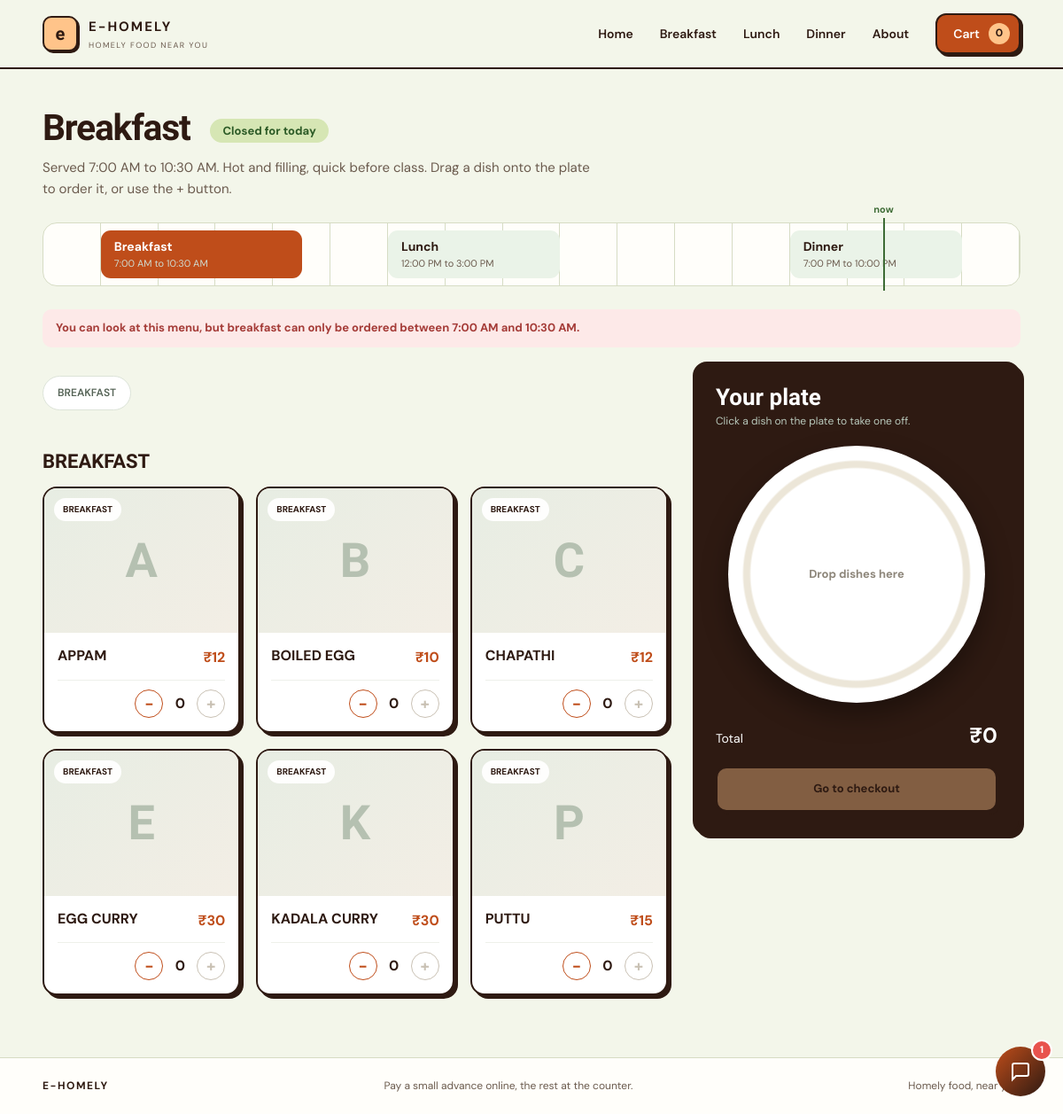
Screenshot of /menu/breakfast/ with the database file from the repository.
### orders/models.py (models this page shows, shortened)
class Dish(models.Model):
    name = models.CharField(max_length=100)
    category = models.CharField(max_length=50)
    price = models.DecimalField(max_digits=7, decimal_places=2)
    is_available = models.BooleanField(default=True)
    MEALS = [('breakfast', 'Breakfast'), ('lunch', 'Lunch'), ('dinner', 'Dinner')]
    meal = models.CharField(max_length=10, choices=MEALS, default='lunch')
    image = models.ImageField(upload_to='dishes/', blank=True)

### orders/views.py (the view)
# urls.py: path('menu/<slug:meal>/', views.meal_menu, name='meal_menu'),
def meal_menu(request, meal):
    if meal not in MEAL_INFO:
        raise Http404
    info = next(m for m in meal_list() if m['key'] == meal)
    dishes = Dish.objects.filter(meal=meal).order_by('category', 'name')
    state = meal_state(meal)
    return render_ui(request, 'menu.html', {
        'dishes': dishes,
        'meal': info,
        'meals': meal_list(),
        'accepting': SiteSetting.load().accepting_orders,
        'serving': state == 'open',
        'state_label': {
            'open': 'Serving now',
            'later': 'Starts later today',
            'closed': 'Closed for today',
        }[state],
    })

### orders/models.py (called while the page is built)
    @classmethod
    def load(cls):
        obj, _ = cls.objects.get_or_create(pk=1)
        return obj

### orders/ui.py (called while the page is built)
def is_desktop(request):
    ui = request.COOKIES.get('ui')
    if ui in ('desktop', 'phone'):
        return ui == 'desktop'
    ua = request.META.get('HTTP_USER_AGENT', '').lower()
    return not any(w in ua for w in PHONE_WORDS)

def render_ui(request, name, context=None):
    desktop = is_desktop(request)
    names = [f'orders/{name}']
    if desktop:
        names.insert(0, f'orders/desktop/{name}')
    ctx = dict(context or {}, is_desktop=desktop, ui_check=True)
    return render(request, names, ctx)

### orders/views.py (called while the page is built)
def nice_time(hhmm):
    return datetime.strptime(hhmm, '%H:%M').strftime('%I:%M %p').lstrip('0')

def meal_list():
    return [
        {**info, 'key': key,
         'start_label': nice_time(info['start']),
         'end_label': nice_time(info['end'])}
        for key, info in MEAL_INFO.items()
    ]

def to_minutes(hhmm):
    h, m = hhmm.split(':')
    return int(h) * 60 + int(m)

def meal_state(key):
    now = timezone.localtime()
    cur = now.hour * 60 + now.minute
    info = MEAL_INFO[key]
    if to_minutes(info['start']) <= cur < to_minutes(info['end']):
        return 'open'
    return 'later' if cur < to_minutes(info['start']) else 'closed'

### orders/templates/orders/desktop/menu.html (shortened to what this page needs)
{% extends 'orders/desktop/base.html' %}
{% block content %}
{% url 'checkout' as checkout_url %}
{% url 'stock_json' as stock_url %}
{% regroup dishes by category as groups %}
<div class="wrap">
  <section class="page-head">
    <h1>{{ meal.label }} <span class="state-badge">{{ state_label }}</span></h1>
    <p>Served {{ meal.start_label }} to {{ meal.end_label }}. {{ meal.blurb }} Drag a dish onto the plate to order it, or use the + button.</p>
    <div class="dial" id="dial">
      {% for m in meals %}<a class="seg{% if m.key == meal.key %} on{% endif %}" data-s="{{ m.start }}" data-e="{{ m.end }}" href="{% url 'meal_menu' m.key %}"><b>{{ m.label }}</b><small>{{ m.start_label }} to {{ m.end_label }}</small></a>{% endfor %}
    </div>
  </section>
  {% if not accepting %}
    <p class="closed-note">We are not taking pre-orders right now. Please check back soon.</p>
  {% elif not serving %}
    <p class="closed-note">You can look at this menu, but {{ meal.label|lower }} can only be ordered between {{ meal.start_label }} and {{ meal.end_label }}.</p>
  {% endif %}
  <div class="shop">
    <div>
      <nav class="chips" aria-label="Menu categories">
        {% for g in groups %}<a href="#cat-{{ forloop.counter }}">{{ g.grouper }}</a>{% endfor %}
      </nav>
      {% for g in groups %}
        <h2 class="cat-title" id="cat-{{ forloop.counter }}">{{ g.grouper }}</h2>
        <div class="dgrid">
        {% for d in g.list %}
          <article class="dcard{% if not d.is_available %} soldout{% endif %}" data-row="{{ d.id }}" data-name="{{ d.name }}" data-price="{{ d.price|stringformat:'s' }}"
                   draggable="{% if d.is_available and serving and accepting %}true{% else %}false{% endif %}">
            <div class="dphoto">
              {% if d.image %}<img src="{{ d.image.url }}" alt="" loading="lazy" draggable="false">{% else %}<span class="ph">{{ d.name|slice:':1' }}</span>{% endif %}
              <span class="dcat">{{ d.category }}</span><span class="grab">Drag to plate</span>
            </div>
            <div class="dinfo">
              <div class="drow"><h3>{{ d.name }}</h3><span class="dprice">&#8377;{{ d.price|floatformat:'-2' }}</span></div>
              <div class="dfoot">
                <div class="qty" style="margin-left:auto">
                  <button type="button" data-id="{{ d.id }}" data-delta="-1" aria-label="Remove one {{ d.name }}" {% if not d.is_available %}disabled{% endif %}>-</button>
                  <span data-q="{{ d.id }}">0</span>
                  <button type="button" data-id="{{ d.id }}" data-delta="1" aria-label="Add one {{ d.name }}" {% if not d.is_available or not serving or not accepting %}disabled{% endif %}>+</button>
                </div>
              </div>
            </div>
          </article>
        {% endfor %}
        </div>
      {% empty %}
        <p class="empty">No {{ meal.label|lower }} dishes yet. Please check back soon.</p>
      {% endfor %}
    </div>
    <aside class="tray" id="tray">
      <h2>Your plate</h2>
      <p class="fine">Click a dish on the plate to take one off.</p>
      <div class="plate" id="plate"><div class="hint" id="hint">Drop dishes here</div></div>
      <div class="sum"><span>Total</span><b id="total">&#8377;0</b></div>
      <a class="btn off" id="go" href="{{ checkout_url }}">Go to checkout</a>
    </aside>
  </div>
</div>
{% endblock %}

### orders/templates/orders/desktop/base.html (shortened to what this page needs)
{% load static %}<!DOCTYPE html>
<html lang="en">
<head>
  <link rel="stylesheet" href="{% static 'orders/desktop.css' %}">
  <link rel="stylesheet" href="{% static 'orders/chatbot.css' %}">
  <link rel="stylesheet" href="{% static 'orders/theme.css' %}">
</head>
<body class="desktop {% block bodyclass %}{% endblock %}">
  <header class="topnav">
    <div class="wrap">
      <a class="brand" href="{% url 'menu' %}">
        <span class="brand-mark">e</span>
        <span><strong>E-HOMELY</strong><small>HOMELY FOOD NEAR YOU</small></span>
      </a>
      <nav class="nav-links">
        <a href="{% url 'menu' %}">Home</a>
        <a href="{% url 'meal_menu' 'breakfast' %}">Breakfast</a>
        <a href="{% url 'meal_menu' 'lunch' %}">Lunch</a>
        <a href="{% url 'meal_menu' 'dinner' %}">Dinner</a>
        <a href="{% url 'menu' %}#about">About</a>
        <a class="pill" id="cartpill" href="{% url 'checkout' %}"><span id="pilllabel">Cart</span> <b data-cart-count>0</b></a>
      </nav>
    </div>
  </header>
  <main class="page">{% block content %}{% endblock %}</main>
  <footer class="foot">
    <div class="wrap">
      <a class="fb" href="{% url 'menu' %}">E-HOMELY</a>
      <span>Pay a small advance online, the rest at the counter.</span>
      <span>Homely food, near you.</span>
    </div>
  </footer>
</body>
</html>

### orders/static/orders/theme.css (style rules this page uses)
:root { --ink:#2e1a12; --spice:#bf4d1a; --leafg:#3d6b35; --fresh:#d6e6b4; --apricot:#ffc48a; --sage:#e3ead2; --mist:#f3f6ea; --mist-rgb:243,246,234; --ink-rgb:46,26,18; --leaf:var(--spice); --leaf-deep:var(--ink); --clay:var(--leafg); --haldi:var(--apricot); --chilli:#c0392b; --paper:#fffefa; --tint:var(--sage); --muted:#6b5b4e; --line:#d6dcc4; --display:'Unbounded','DM Sans',system-ui,sans-serif; --body:'DM Sans',system-ui,sans-serif; --cream:var(--mist); --green:var(--spice); --green-dark:var(--ink); --orange:var(--leafg); --brown:var(--ink); --pop:4px 4px 0 var(--ink); --shadow:var(--pop); }
body { font-family:var(--body) }
h1 { font-size:clamp(26px,7vw,48px);letter-spacing:-.04em;line-height:1.1 }
h2 { font-size:22px }
body.desktop h1,body.desktop h2,body.desktop h3,body.desktop .ph,body.desktop .t-no,body.desktop .coin { font-family:var(--display) }
body.desktop .drow h3,body.desktop .dpanel h2 { font-family:var(--body) }
body.desktop .page-head h1,body.desktop .token-intro h1 { font-size:clamp(30px,3.4vw,46px);letter-spacing:-.03em }
body.desktop .cat-title { font-size:22px }
.brand { font-size:17px }
.logo,.brand-mark { display:grid;place-items:center;width:40px;height:40px;border:2px solid var(--ink);border-radius:10px; background:var(--apricot);color:var(--ink);box-shadow:2px 2px 0 var(--ink);font:800 20px var(--display);font-style:normal }
.site-header,.topnav { background:rgba(var(--mist-rgb),.94);border-bottom:2px solid var(--ink) }
.nav a.pill,.pill { border:2px solid var(--ink);border-radius:12px;background:var(--spice);box-shadow:3px 3px 0 var(--ink) }
.pill b { background:var(--apricot);color:var(--ink) }
.panel,.nowbox,.mealcard,.dpanel,.panel-card,.contact-card,.step-card,.token-card,.tray,.dcard,.dc,.note-box { border:2px solid var(--ink);border-radius:16px;box-shadow:var(--pop) }
.state.open,.state-badge,.t-tag,.step.done span { background:var(--fresh);color:#2c5a26 }
button,.btn { border:2px solid var(--ink);border-radius:12px;box-shadow:3px 3px 0 var(--ink);font-weight:700 }
.qty button,.ln .st button,.ln .s button,.coin,.chat-close,.chat-send,.chat-toggle,.suggestion-btn,.dock .open,.menu-toggle,.step button { box-shadow:none }
.hero .btn,.cartbar .btn,.dock .btn,.contact-card .btn,.tray .btn { background:var(--apricot);color:var(--ink) }

### orders/templates/orders/desktop/menu.html (style rules this page uses)
.dial { position:relative;height:72px;margin:26px 0 8px;border-radius:16px;background:var(--paper);border:1px solid var(--line); background-image:repeating-linear-gradient(90deg,transparent 0 calc(100%/17 - 1px),var(--line) 0 calc(100%/17)) }
.seg { position:absolute;top:8px;bottom:8px;display:flex;flex-direction:column;justify-content:center;padding:4px 14px;border-radius:11px; background:#eaf3e8;color:var(--green-dark);border:1.5px solid transparent;overflow:hidden;white-space:nowrap;transition:.2s }
.seg b { font-size:14px }
.seg small { font-size:11px;color:var(--muted) }
.seg.on { background:var(--green);color:#fff }
.seg.on small { color:#cfdbd0 }
.shop { display:grid;grid-template-columns:minmax(0,1fr) 370px;gap:28px;align-items:start;padding-bottom:70px }
.shop .dgrid { grid-template-columns:repeat(3,minmax(0,1fr)) }
.shop .chips { top:var(--nav) }
.tray { position:sticky;top:calc(var(--nav) + 20px);padding:24px;border-radius:24px;background:var(--green-dark);color:#fff;box-shadow:var(--shadow);transition:box-shadow .2s }
.tray h2 { font-size:26px;color:#fff }
.tray .fine { font-size:12px;color:#b9c9bc;margin-top:4px }
.plate { position:relative;width:min(100%,290px);aspect-ratio:1;margin:18px auto;border-radius:50%; background:radial-gradient(circle,#fff 0 58%,#ece6d8 59% 62%,#fff 63% 86%,#e1dac9 88% 100%);box-shadow:0 14px 30px rgba(0,0,0,.35) }
.hint { position:absolute;inset:0;display:grid;place-items:center;text-align:center;padding:0 72px;color:#8d867a;font-size:13px;font-weight:700;pointer-events:none }
.sum { display:flex;justify-content:space-between;align-items:baseline;margin:16px 0;font-size:14px }
.sum b { font-size:24px }
.tray .btn { width:100%;background:#e8d7bc;color:var(--brown) }
.tray .btn.off { opacity:.4;pointer-events:none }

### rows the page displays
Dish: grouper "BREAKFAST", grouper "BREAKFAST", name "A", category "BREAKFAST", name "APPAM", price "12"
Dish: name "B", category "BREAKFAST", name "BOILED EGG", price "10"
Dish: name "C", category "BREAKFAST", name "CHAPATHI", price "12"
Dish: name "E", category "BREAKFAST", name "EGG CURRY", price "30"
Dish: name "K", category "BREAKFAST", name "KADALA CURRY", price "30"
Dish: name "P", category "BREAKFAST", name "PUTTU", price "15"

### other values shown
{{ meal.label }} "Breakfast"
{{ state_label }} "Closed for today"
{{ meal.start_label }} "7:00 AM"
{{ meal.end_label }} "10:30 AM"
{{ meal.blurb }} "Hot and filling, quick before class."
{{ m.label }} "Breakfast" "Lunch" "Dinner"
{{ m.start_label }} "7:00 AM" "12:00 PM" "7:00 PM"
{{ m.end_label }} "10:30 AM" "3:00 PM" "10:00 PM"
{{ meal.label|lower }} "breakfast"
